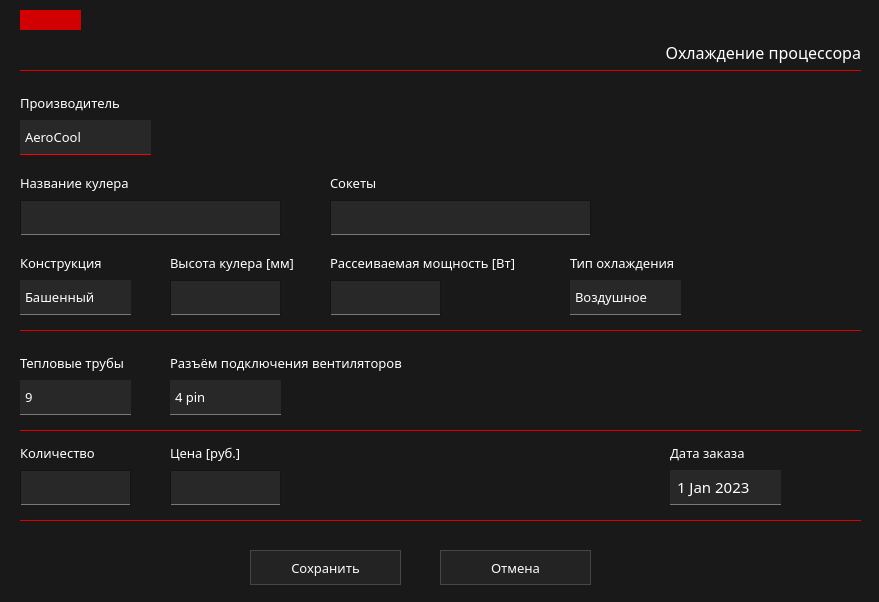
<?xml version="1.0" encoding="UTF-8"?>
<ui version="4.0">
 <class>addChCoolWidg</class>
 <widget class="QWidget" name="addChCoolWidg">
  <property name="geometry">
   <rect>
    <x>0</x>
    <y>0</y>
    <width>879</width>
    <height>602</height>
   </rect>
  </property>
  <property name="windowTitle">
   <string>Form</string>
  </property>
  <property name="windowIcon">
   <iconset>
    <normaloff>../../images/win_add_icon.png</normaloff>../../images/win_add_icon.png</iconset>
  </property>
  <property name="styleSheet">
   <string notr="true">QWidget
{
    background: rgb(25, 25, 25);
	color: white;
}
</string>
  </property>
  <widget class="QLabel" name="lbConnect">
   <property name="geometry">
    <rect>
     <x>170</x>
     <y>350</y>
     <width>271</width>
     <height>25</height>
    </rect>
   </property>
   <property name="font">
    <font>
     <family>Montserrat SemiBold</family>
     <pointsize>10</pointsize>
    </font>
   </property>
   <property name="styleSheet">
    <string notr="true">border:0px;</string>
   </property>
   <property name="text">
    <string>Разъём подключения вентиляторов</string>
   </property>
  </widget>
  <widget class="QPushButton" name="btnSave">
   <property name="geometry">
    <rect>
     <x>250</x>
     <y>550</y>
     <width>151</width>
     <height>35</height>
    </rect>
   </property>
   <property name="font">
    <font>
     <family>Montserrat Medium</family>
     <pointsize>10</pointsize>
    </font>
   </property>
   <property name="styleSheet">
    <string notr="true">QPushButton{
	border:1px solid rgb(70,70,70);
	background-color: rgb(35,35,35);
	color: #fffafa;
}

QPushButton::hover
{
	border:1px;
	background-color: rgb(60,60,60);
	border-bottom: 1px solid rgb(0, 255, 8);
}
</string>
   </property>
   <property name="text">
    <string>Сохранить</string>
   </property>
  </widget>
  <widget class="QLineEdit" name="lePrice">
   <property name="geometry">
    <rect>
     <x>170</x>
     <y>470</y>
     <width>111</width>
     <height>35</height>
    </rect>
   </property>
   <property name="font">
    <font>
     <family>Montserrat Medium</family>
     <pointsize>10</pointsize>
    </font>
   </property>
   <property name="styleSheet">
    <string notr="true">QLineEdit{
	padding-left: 5px;
	border: 1px solid rgb(20,20,20);
	background-color: rgb(40,40,40);
	border-bottom: 1px solid  rgb(120,120,120);
	selection-background-color: rgb(105, 0, 0);
}

QLineEdit:hover{
	background-color: rgb(55,55,55);
	border-bottom: 1px solid  red;
}</string>
   </property>
   <property name="inputMask">
    <string/>
   </property>
  </widget>
  <widget class="QLabel" name="lbComplect">
   <property name="geometry">
    <rect>
     <x>640</x>
     <y>40</y>
     <width>221</width>
     <height>25</height>
    </rect>
   </property>
   <property name="font">
    <font>
     <family>Montserrat SemiBold</family>
     <pointsize>12</pointsize>
    </font>
   </property>
   <property name="styleSheet">
    <string notr="true">border:0px;</string>
   </property>
   <property name="text">
    <string>Охлаждение процессора</string>
   </property>
   <property name="alignment">
    <set>Qt::AlignRight|Qt::AlignTrailing|Qt::AlignVCenter</set>
   </property>
  </widget>
  <widget class="Line" name="line_2">
   <property name="geometry">
    <rect>
     <x>20</x>
     <y>330</y>
     <width>841</width>
     <height>20</height>
    </rect>
   </property>
   <property name="styleSheet">
    <string notr="true">border:0px;
border-top: 1px solid rgb(220, 0, 0);</string>
   </property>
   <property name="orientation">
    <enum>Qt::Horizontal</enum>
   </property>
  </widget>
  <widget class="Line" name="rectangle">
   <property name="geometry">
    <rect>
     <x>20</x>
     <y>10</y>
     <width>61</width>
     <height>20</height>
    </rect>
   </property>
   <property name="styleSheet">
    <string notr="true">background-color: rgb(210, 0, 0);
border: 1px solid rgb(210, 0, 0);</string>
   </property>
   <property name="orientation">
    <enum>Qt::Horizontal</enum>
   </property>
  </widget>
  <widget class="QComboBox" name="cbConnect">
   <property name="geometry">
    <rect>
     <x>170</x>
     <y>380</y>
     <width>111</width>
     <height>35</height>
    </rect>
   </property>
   <property name="font">
    <font>
     <family>Montserrat Medium</family>
     <pointsize>10</pointsize>
    </font>
   </property>
   <property name="styleSheet">
    <string notr="true">QComboBox{
	background-color: rgb(40,40,40);
	border: 1px;
	border-bottom: 1px solid rgb(120,120,120);
	padding-left: 5px;
	selection-background-color: rgb(105, 0, 0);
}

QComboBox QListView{
	border: 1px solid red;
	padding-left: 5px;
	selection-background-color: rgb(105, 0, 0);
}

QComboBox:hover{
	background-color: rgb(55,55,55);
	border-bottom: 1px solid red;
}

QComboBox::down-arrow:hover {
border-image: url(&quot;E:/pcconf/images/down-arrow.png&quot;);
width: 17px;
height: 17px;
margin-right: 5px;
}

QComboBox::drop-down{
border: 0px;
}

QComboBox::down-arrow {
border-image: url(&quot;E:/pcconf/images/down-arrow-gray.png&quot;);
width: 17px;
height: 17px;
margin-right: 5px;
}

QComboBox::down-arrow:on {
	border-image: url(&quot;E:/pcconf/images/up-arrow.png&quot;);
	width: 17px;
	height: 17px;
	margin-right: 5px;
}

QComboBox:on{
border: 2px solid rgb(100,0,0);
}

QComboBox QAbstractItemView {
	background: rgb(250, 250, 250);
	border-width: 1px;
	border-style: solid;
	border-color: rgb(235, 235, 235);
	selection-background-color: rgb(240, 240, 240);
	selection-color: rgb(25, 25, 25);
}
</string>
   </property>
   <property name="editable">
    <bool>false</bool>
   </property>
   <property name="iconSize">
    <size>
     <width>20</width>
     <height>20</height>
    </size>
   </property>
   <property name="duplicatesEnabled">
    <bool>false</bool>
   </property>
   <property name="frame">
    <bool>false</bool>
   </property>
   <property name="modelColumn">
    <number>0</number>
   </property>
   <item>
    <property name="text">
     <string>4 pin</string>
    </property>
   </item>
   <item>
    <property name="text">
     <string>4 pin x2</string>
    </property>
   </item>
   <item>
    <property name="text">
     <string>3 pin</string>
    </property>
   </item>
   <item>
    <property name="text">
     <string>нет</string>
    </property>
   </item>
  </widget>
  <widget class="QLineEdit" name="leDisperse">
   <property name="geometry">
    <rect>
     <x>330</x>
     <y>280</y>
     <width>111</width>
     <height>35</height>
    </rect>
   </property>
   <property name="font">
    <font>
     <family>Montserrat Medium</family>
     <pointsize>10</pointsize>
    </font>
   </property>
   <property name="styleSheet">
    <string notr="true">QLineEdit{
	padding-left: 5px;
	border: 1px solid rgb(20,20,20);
	background-color: rgb(40,40,40);
	border-bottom: 1px solid  rgb(120,120,120);
	selection-background-color: rgb(105, 0, 0);
}

QLineEdit:hover{
	background-color: rgb(55,55,55);
	border-bottom: 1px solid  red;
}</string>
   </property>
   <property name="inputMask">
    <string/>
   </property>
  </widget>
  <widget class="QLineEdit" name="leFullName">
   <property name="geometry">
    <rect>
     <x>20</x>
     <y>200</y>
     <width>261</width>
     <height>35</height>
    </rect>
   </property>
   <property name="font">
    <font>
     <family>Montserrat Medium</family>
     <pointsize>10</pointsize>
    </font>
   </property>
   <property name="styleSheet">
    <string notr="true">QLineEdit{
	padding-left: 5px;
	border: 1px solid rgb(20,20,20);
	background-color: rgb(40,40,40);
	border-bottom: 1px solid  rgb(120,120,120);
	selection-background-color: rgb(105, 0, 0);
}

QLineEdit:hover{
	background-color: rgb(55,55,55);
	border-bottom: 1px solid  red;
}</string>
   </property>
  </widget>
  <widget class="QComboBox" name="cbProizv">
   <property name="geometry">
    <rect>
     <x>20</x>
     <y>120</y>
     <width>131</width>
     <height>35</height>
    </rect>
   </property>
   <property name="font">
    <font>
     <family>Montserrat Medium</family>
     <pointsize>10</pointsize>
    </font>
   </property>
   <property name="styleSheet">
    <string notr="true">QComboBox{
	background-color: rgb(40,40,40);
	border: 1px;
	border-bottom: 1px solid red;
	padding-left: 5px;
	selection-background-color: rgb(105, 0, 0);
}

QComboBox QListView{
	border: 1px solid red;
	padding-left: 5px;
	selection-background-color: rgb(105, 0, 0);
}

QComboBox:hover{
	background-color: rgb(55,55,55);
}

QComboBox::drop-down{
border: 0px;
}

QComboBox::down-arrow {
border-image: url(&quot;E:/pcconf/images/down-arrow.png&quot;);
width: 17px;
height: 17px;
margin-right: 5px;
}

QComboBox::down-arrow:on {
	border-image: url(&quot;E:/pcconf/images/up-arrow.png&quot;);
	width: 17px;
	height: 17px;
	margin-right: 5px;
}

QComboBox:on{
border: 2px solid rgb(100,0,0);
}

QComboBox QAbstractItemView {
	background: rgb(250, 250, 250);
	border-width: 1px;
	border-style: solid;
	border-color: rgb(235, 235, 235);
	selection-background-color: rgb(240, 240, 240);
	selection-color: rgb(25, 25, 25);
}
</string>
   </property>
   <property name="editable">
    <bool>false</bool>
   </property>
   <property name="iconSize">
    <size>
     <width>20</width>
     <height>20</height>
    </size>
   </property>
   <property name="duplicatesEnabled">
    <bool>false</bool>
   </property>
   <property name="frame">
    <bool>false</bool>
   </property>
   <property name="modelColumn">
    <number>0</number>
   </property>
   <item>
    <property name="text">
     <string>AeroCool</string>
    </property>
   </item>
   <item>
    <property name="text">
     <string>DEEPCOOL</string>
    </property>
   </item>
  </widget>
  <widget class="QLabel" name="lbProcProizv">
   <property name="geometry">
    <rect>
     <x>20</x>
     <y>90</y>
     <width>111</width>
     <height>25</height>
    </rect>
   </property>
   <property name="font">
    <font>
     <family>Montserrat SemiBold</family>
     <pointsize>10</pointsize>
    </font>
   </property>
   <property name="styleSheet">
    <string notr="true">border:0px;</string>
   </property>
   <property name="text">
    <string>Производитель</string>
   </property>
  </widget>
  <widget class="QLabel" name="lbFullName">
   <property name="geometry">
    <rect>
     <x>20</x>
     <y>170</y>
     <width>231</width>
     <height>25</height>
    </rect>
   </property>
   <property name="font">
    <font>
     <family>Montserrat SemiBold</family>
     <pointsize>10</pointsize>
    </font>
   </property>
   <property name="styleSheet">
    <string notr="true"/>
   </property>
   <property name="text">
    <string>Название кулера</string>
   </property>
  </widget>
  <widget class="QLabel" name="lbSocket">
   <property name="geometry">
    <rect>
     <x>330</x>
     <y>170</y>
     <width>71</width>
     <height>25</height>
    </rect>
   </property>
   <property name="font">
    <font>
     <family>Montserrat SemiBold</family>
     <pointsize>10</pointsize>
    </font>
   </property>
   <property name="styleSheet">
    <string notr="true">border:0px;</string>
   </property>
   <property name="text">
    <string>Сокеты</string>
   </property>
  </widget>
  <widget class="QLabel" name="lbPipe">
   <property name="geometry">
    <rect>
     <x>20</x>
     <y>350</y>
     <width>131</width>
     <height>25</height>
    </rect>
   </property>
   <property name="font">
    <font>
     <family>Montserrat SemiBold</family>
     <pointsize>10</pointsize>
    </font>
   </property>
   <property name="styleSheet">
    <string notr="true">border:0px;</string>
   </property>
   <property name="text">
    <string>Тепловые трубы</string>
   </property>
  </widget>
  <widget class="QLineEdit" name="leSocket">
   <property name="geometry">
    <rect>
     <x>330</x>
     <y>200</y>
     <width>261</width>
     <height>35</height>
    </rect>
   </property>
   <property name="font">
    <font>
     <family>Montserrat Medium</family>
     <pointsize>10</pointsize>
    </font>
   </property>
   <property name="styleSheet">
    <string notr="true">QLineEdit{
	padding-left: 5px;
	border: 1px solid rgb(20,20,20);
	background-color: rgb(40,40,40);
	border-bottom: 1px solid  rgb(120,120,120);
	selection-background-color: rgb(105, 0, 0);
}

QLineEdit:hover{
	background-color: rgb(55,55,55);
	border-bottom: 1px solid  red;
}</string>
   </property>
  </widget>
  <widget class="QLabel" name="lbHeight">
   <property name="geometry">
    <rect>
     <x>170</x>
     <y>250</y>
     <width>151</width>
     <height>25</height>
    </rect>
   </property>
   <property name="font">
    <font>
     <family>Montserrat SemiBold</family>
     <pointsize>10</pointsize>
    </font>
   </property>
   <property name="styleSheet">
    <string notr="true">border:0px;</string>
   </property>
   <property name="text">
    <string>Высота кулера [мм]</string>
   </property>
  </widget>
  <widget class="QLabel" name="lbPrice">
   <property name="geometry">
    <rect>
     <x>170</x>
     <y>440</y>
     <width>111</width>
     <height>25</height>
    </rect>
   </property>
   <property name="font">
    <font>
     <family>Montserrat SemiBold</family>
     <pointsize>10</pointsize>
    </font>
   </property>
   <property name="styleSheet">
    <string notr="true">border:0px;</string>
   </property>
   <property name="text">
    <string>Цена [руб.]</string>
   </property>
  </widget>
  <widget class="QLabel" name="lbDisperse">
   <property name="geometry">
    <rect>
     <x>330</x>
     <y>250</y>
     <width>221</width>
     <height>25</height>
    </rect>
   </property>
   <property name="font">
    <font>
     <family>Montserrat SemiBold</family>
     <pointsize>10</pointsize>
    </font>
   </property>
   <property name="styleSheet">
    <string notr="true">border:0px;</string>
   </property>
   <property name="text">
    <string>Рассеиваемая мощность [Вт]</string>
   </property>
  </widget>
  <widget class="QPushButton" name="btnCancel">
   <property name="geometry">
    <rect>
     <x>440</x>
     <y>550</y>
     <width>151</width>
     <height>35</height>
    </rect>
   </property>
   <property name="font">
    <font>
     <family>Montserrat Medium</family>
     <pointsize>10</pointsize>
    </font>
   </property>
   <property name="styleSheet">
    <string notr="true">QPushButton{
	border:1px solid rgb(70,70,70);
	background-color: rgb(35,35,35);
	color: #fffafa;
}

QPushButton::hover
{
	border:1px;
	background-color: rgb(60,60,60);
	border-color: rgb(40,40,40);
	border-bottom: 1px solid  red;
	color: red;
}
</string>
   </property>
   <property name="text">
    <string>Отмена</string>
   </property>
   <property name="autoDefault">
    <bool>false</bool>
   </property>
   <property name="default">
    <bool>false</bool>
   </property>
   <property name="flat">
    <bool>false</bool>
   </property>
  </widget>
  <widget class="QDateEdit" name="dateEdit">
   <property name="geometry">
    <rect>
     <x>670</x>
     <y>470</y>
     <width>111</width>
     <height>35</height>
    </rect>
   </property>
   <property name="font">
    <font>
     <family>Montserrat Medium</family>
     <pointsize>11</pointsize>
    </font>
   </property>
   <property name="styleSheet">
    <string notr="true">QDateEdit{
	background-color: rgb(40,40,40);
	border: 1px;
	border-bottom: 1px solid rgb(120,120,120);
	padding-left: 5px;
}
QDateEdit:hover{
	background-color: rgb(55,55,55);
	border-bottom: 1px solid red;
}
QDateEdit::drop-down{
	border: 0px;
}

QDateEdit::down-arrow {
	border-image: url(&quot;E:/pcconf/images/down-arrow-gray.png&quot;);
	width: 17px;
	height: 17px;
	margin-right: 5px;
}

QDateEdit::down-arrow:on {
	border-image: url(&quot;E:/pcconf/images/up-arrow-gray.png&quot;);
	width: 17px;
	height: 17px;
	margin-right: 5px;
	border: 2px solid rgb(100,0,0)
}

QDateEdit:on{
	border: 2px solid rgb(100,0,0);
}

QDateEdit::up-arrow {
	border-image: url(&quot;E:/pcconf/images/up-arrow-gray.png&quot;);
	width: 17px;
	height: 17px;
	margin-right: 5px;
}

QCalendarWidget QWidget#qt_calendar_navigationbar { background-color: rgb(40,40,40); }
QCalendarWidget QToolButton {
    background: transparent;
	border: none;
	width: 70px;
	height: 25px;
	color: rgb(220,220,220);
	font-size: 14px;
	icon-size: 30px, 30px;
}

QToolButton#qt_calendar_prevmonth {
    background: rgb(45,45,45);
    border: none;
    width: 30px;
	height: 25px;
    qproperty-icon:  url(&quot;E:/pcconf/images/left-arrow.png&quot;);
	icon-size: 20px, 20px;
	border-bottom: 1px solid red;
}
QToolButton#qt_calendar_nextmonth {
    background: rgb(35,35,35);
    border: none;
    width: 30px;
	height: 25px;
    qproperty-icon:  url(&quot;E:/pcconf/images/right-arrow.png&quot;);
	icon-size: 20px, 20px;
	border-bottom: 1px solid red;
}

QCalendarWidget QMenu {
	width: 100px;
	left: 10px;
	color: white;
	font-size: 14px;
	background-color: rgb(80, 80, 80);
	selection-color: rgb(220,0,0);
}

QCalendarWidget QSpinBox { 
	width: 45px; 
	font-size:14px; 
	color: white; 
    background: transparent;
	selection-background-color: rgb(105, 0, 0);
	selection-color: rgb(255, 255, 255);
}
QCalendarWidget QSpinBox::up-button { subcontrol-origin: border;  subcontrol-position: top right;  width:15px; height: 15px; border:1px solid rgb(30,30,30); }
QCalendarWidget QSpinBox::down-button { subcontrol-origin: border; subcontrol-position: bottom right;  width:15px;  height: 15px; border:1px solid rgb(30,30,30);}
QCalendarWidget QSpinBox::up-arrow { border-image: url(&quot;E:/pcconf/images/up-arrow.png&quot;); }
QCalendarWidget QSpinBox::down-arrow { border-image: url(&quot;E:/pcconf/images/down-arrow.png&quot;);}
 
/* header row */
QCalendarWidget QWidget { alternate-background-color: rgb(50, 50, 50);  border-bottom: 1px solid red; }
 
/* normal days */
QCalendarWidget QAbstractItemView:enabled 
{
	font-size:12px;  
	color: rgb(180, 180, 180);  
	background-color: rgb(15, 15, 15);  
	selection-background-color: rgb(64, 64, 64); 
	selection-color: rgb(0, 255, 0); 
	selection-border-color: red;
	height: 30px;
}
 
/* days in other months */
QCalendarWidget QAbstractItemView:disabled { color: rgb(80, 80, 80); }</string>
   </property>
   <property name="showGroupSeparator" stdset="0">
    <bool>true</bool>
   </property>
   <property name="minimumDateTime">
    <datetime>
     <hour>0</hour>
     <minute>0</minute>
     <second>0</second>
     <year>2023</year>
     <month>1</month>
     <day>1</day>
    </datetime>
   </property>
   <property name="maximumDate">
    <date>
     <year>2030</year>
     <month>12</month>
     <day>31</day>
    </date>
   </property>
   <property name="calendarPopup">
    <bool>true</bool>
   </property>
   <property name="date">
    <date>
     <year>2023</year>
     <month>1</month>
     <day>1</day>
    </date>
   </property>
  </widget>
  <widget class="Line" name="line_3">
   <property name="geometry">
    <rect>
     <x>20</x>
     <y>430</y>
     <width>841</width>
     <height>20</height>
    </rect>
   </property>
   <property name="styleSheet">
    <string notr="true">border:0px;
border-top: 1px solid rgb(220, 0, 0);</string>
   </property>
   <property name="orientation">
    <enum>Qt::Horizontal</enum>
   </property>
  </widget>
  <widget class="Line" name="line">
   <property name="geometry">
    <rect>
     <x>20</x>
     <y>70</y>
     <width>841</width>
     <height>20</height>
    </rect>
   </property>
   <property name="styleSheet">
    <string notr="true">border:0px;
border-top: 1px solid rgb(220, 0, 0);</string>
   </property>
   <property name="orientation">
    <enum>Qt::Horizontal</enum>
   </property>
  </widget>
  <widget class="QComboBox" name="cbPipe">
   <property name="geometry">
    <rect>
     <x>20</x>
     <y>380</y>
     <width>111</width>
     <height>35</height>
    </rect>
   </property>
   <property name="font">
    <font>
     <family>Montserrat Medium</family>
     <pointsize>10</pointsize>
    </font>
   </property>
   <property name="styleSheet">
    <string notr="true">QComboBox{
	background-color: rgb(40,40,40);
	border: 1px;
	border-bottom: 1px solid rgb(120,120,120);
	padding-left: 5px;
	selection-background-color: rgb(105, 0, 0);
}

QComboBox QListView{
	border: 1px solid red;
	padding-left: 5px;
	selection-background-color: rgb(105, 0, 0);
}

QComboBox:hover{
	background-color: rgb(55,55,55);
	border-bottom: 1px solid red;
}

QComboBox::down-arrow:hover {
border-image: url(&quot;E:/pcconf/images/down-arrow.png&quot;);
width: 17px;
height: 17px;
margin-right: 5px;
}

QComboBox::drop-down{
border: 0px;
}

QComboBox::down-arrow {
border-image: url(&quot;E:/pcconf/images/down-arrow-gray.png&quot;);
width: 17px;
height: 17px;
margin-right: 5px;
}

QComboBox::down-arrow:on {
	border-image: url(&quot;E:/pcconf/images/up-arrow.png&quot;);
	width: 17px;
	height: 17px;
	margin-right: 5px;
}

QComboBox:on{
border: 2px solid rgb(100,0,0);
}

QComboBox QAbstractItemView {
	background: rgb(250, 250, 250);
	border-width: 1px;
	border-style: solid;
	border-color: rgb(235, 235, 235);
	selection-background-color: rgb(240, 240, 240);
	selection-color: rgb(25, 25, 25);
}
</string>
   </property>
   <property name="editable">
    <bool>false</bool>
   </property>
   <property name="iconSize">
    <size>
     <width>20</width>
     <height>20</height>
    </size>
   </property>
   <property name="duplicatesEnabled">
    <bool>false</bool>
   </property>
   <property name="frame">
    <bool>false</bool>
   </property>
   <property name="modelColumn">
    <number>0</number>
   </property>
   <item>
    <property name="text">
     <string>9</string>
    </property>
   </item>
   <item>
    <property name="text">
     <string>8</string>
    </property>
   </item>
   <item>
    <property name="text">
     <string>7</string>
    </property>
   </item>
   <item>
    <property name="text">
     <string>6</string>
    </property>
   </item>
   <item>
    <property name="text">
     <string>5</string>
    </property>
   </item>
   <item>
    <property name="text">
     <string>4</string>
    </property>
   </item>
   <item>
    <property name="text">
     <string>3</string>
    </property>
   </item>
   <item>
    <property name="text">
     <string>2</string>
    </property>
   </item>
   <item>
    <property name="text">
     <string>1</string>
    </property>
   </item>
   <item>
    <property name="text">
     <string>0</string>
    </property>
   </item>
  </widget>
  <widget class="QLineEdit" name="leKol">
   <property name="geometry">
    <rect>
     <x>20</x>
     <y>470</y>
     <width>111</width>
     <height>35</height>
    </rect>
   </property>
   <property name="font">
    <font>
     <family>Montserrat Medium</family>
     <pointsize>10</pointsize>
    </font>
   </property>
   <property name="styleSheet">
    <string notr="true">QLineEdit{
	padding-left: 5px;
	border: 1px solid rgb(20,20,20);
	background-color: rgb(40,40,40);
	border-bottom: 1px solid  rgb(120,120,120);
	selection-background-color: rgb(105, 0, 0);
}

QLineEdit:hover{
	background-color: rgb(55,55,55);
	border-bottom: 1px solid  red;
}</string>
   </property>
   <property name="inputMask">
    <string/>
   </property>
  </widget>
  <widget class="Line" name="line_4">
   <property name="geometry">
    <rect>
     <x>20</x>
     <y>520</y>
     <width>841</width>
     <height>20</height>
    </rect>
   </property>
   <property name="styleSheet">
    <string notr="true">border:0px;
border-top: 1px solid rgb(220, 0, 0);</string>
   </property>
   <property name="orientation">
    <enum>Qt::Horizontal</enum>
   </property>
  </widget>
  <widget class="QLabel" name="lbDate">
   <property name="geometry">
    <rect>
     <x>670</x>
     <y>440</y>
     <width>111</width>
     <height>25</height>
    </rect>
   </property>
   <property name="font">
    <font>
     <family>Montserrat SemiBold</family>
     <pointsize>10</pointsize>
    </font>
   </property>
   <property name="styleSheet">
    <string notr="true">border:0px;</string>
   </property>
   <property name="text">
    <string>Дата заказа</string>
   </property>
  </widget>
  <widget class="QLabel" name="lbKol">
   <property name="geometry">
    <rect>
     <x>20</x>
     <y>440</y>
     <width>111</width>
     <height>25</height>
    </rect>
   </property>
   <property name="font">
    <font>
     <family>Montserrat SemiBold</family>
     <pointsize>10</pointsize>
    </font>
   </property>
   <property name="styleSheet">
    <string notr="true">border:0px;</string>
   </property>
   <property name="text">
    <string>Количество</string>
   </property>
  </widget>
  <widget class="QLineEdit" name="leHeight">
   <property name="geometry">
    <rect>
     <x>170</x>
     <y>280</y>
     <width>111</width>
     <height>35</height>
    </rect>
   </property>
   <property name="font">
    <font>
     <family>Montserrat Medium</family>
     <pointsize>10</pointsize>
    </font>
   </property>
   <property name="styleSheet">
    <string notr="true">QLineEdit{
	padding-left: 5px;
	border: 1px solid rgb(20,20,20);
	background-color: rgb(40,40,40);
	border-bottom: 1px solid  rgb(120,120,120);
	selection-background-color: rgb(105, 0, 0);
}

QLineEdit:hover{
	background-color: rgb(55,55,55);
	border-bottom: 1px solid  red;
}</string>
   </property>
   <property name="inputMask">
    <string/>
   </property>
  </widget>
  <widget class="QLabel" name="lbConstruction">
   <property name="geometry">
    <rect>
     <x>20</x>
     <y>250</y>
     <width>121</width>
     <height>25</height>
    </rect>
   </property>
   <property name="font">
    <font>
     <family>Montserrat SemiBold</family>
     <pointsize>10</pointsize>
    </font>
   </property>
   <property name="styleSheet">
    <string notr="true">border:0px;</string>
   </property>
   <property name="text">
    <string>Конструкция</string>
   </property>
  </widget>
  <widget class="QComboBox" name="cbConstruction">
   <property name="geometry">
    <rect>
     <x>20</x>
     <y>280</y>
     <width>111</width>
     <height>35</height>
    </rect>
   </property>
   <property name="font">
    <font>
     <family>Montserrat Medium</family>
     <pointsize>10</pointsize>
    </font>
   </property>
   <property name="styleSheet">
    <string notr="true">QComboBox{
	background-color: rgb(40,40,40);
	border: 1px;
	border-bottom: 1px solid rgb(120,120,120);
	padding-left: 5px;
	selection-background-color: rgb(105, 0, 0);
}

QComboBox QListView{
	border: 1px solid red;
	padding-left: 5px;
	selection-background-color: rgb(105, 0, 0);
}

QComboBox:hover{
	background-color: rgb(55,55,55);
	border-bottom: 1px solid red;
}

QComboBox::down-arrow:hover {
border-image: url(&quot;E:/pcconf/images/down-arrow.png&quot;);
width: 17px;
height: 17px;
margin-right: 5px;
}

QComboBox::drop-down{
border: 0px;
}

QComboBox::down-arrow {
border-image: url(&quot;E:/pcconf/images/down-arrow-gray.png&quot;);
width: 17px;
height: 17px;
margin-right: 5px;
}

QComboBox::down-arrow:on {
	border-image: url(&quot;E:/pcconf/images/up-arrow.png&quot;);
	width: 17px;
	height: 17px;
	margin-right: 5px;
}

QComboBox:on{
border: 2px solid rgb(100,0,0);
}

QComboBox QAbstractItemView {
	background: rgb(250, 250, 250);
	border-width: 1px;
	border-style: solid;
	border-color: rgb(235, 235, 235);
	selection-background-color: rgb(240, 240, 240);
	selection-color: rgb(25, 25, 25);
}
</string>
   </property>
   <property name="editable">
    <bool>false</bool>
   </property>
   <property name="iconSize">
    <size>
     <width>20</width>
     <height>20</height>
    </size>
   </property>
   <property name="duplicatesEnabled">
    <bool>false</bool>
   </property>
   <property name="frame">
    <bool>false</bool>
   </property>
   <property name="modelColumn">
    <number>0</number>
   </property>
   <item>
    <property name="text">
     <string>Башенный</string>
    </property>
   </item>
   <item>
    <property name="text">
     <string>Горизонтальный</string>
    </property>
   </item>
   <item>
    <property name="text">
     <string>Смешанный</string>
    </property>
   </item>
  </widget>
  <widget class="QComboBox" name="cbType">
   <property name="geometry">
    <rect>
     <x>570</x>
     <y>280</y>
     <width>111</width>
     <height>35</height>
    </rect>
   </property>
   <property name="font">
    <font>
     <family>Montserrat Medium</family>
     <pointsize>10</pointsize>
    </font>
   </property>
   <property name="styleSheet">
    <string notr="true">QComboBox{
	background-color: rgb(40,40,40);
	border: 1px;
	border-bottom: 1px solid rgb(120,120,120);
	padding-left: 5px;
	selection-background-color: rgb(105, 0, 0);
}

QComboBox QListView{
	border: 1px solid red;
	padding-left: 5px;
	selection-background-color: rgb(105, 0, 0);
}

QComboBox:hover{
	background-color: rgb(55,55,55);
	border-bottom: 1px solid red;
}

QComboBox::down-arrow:hover {
border-image: url(&quot;E:/pcconf/images/down-arrow.png&quot;);
width: 17px;
height: 17px;
margin-right: 5px;
}

QComboBox::drop-down{
border: 0px;
}

QComboBox::down-arrow {
border-image: url(&quot;E:/pcconf/images/down-arrow-gray.png&quot;);
width: 17px;
height: 17px;
margin-right: 5px;
}

QComboBox::down-arrow:on {
	border-image: url(&quot;E:/pcconf/images/up-arrow.png&quot;);
	width: 17px;
	height: 17px;
	margin-right: 5px;
}

QComboBox:on{
border: 2px solid rgb(100,0,0);
}

QComboBox QAbstractItemView {
	background: rgb(250, 250, 250);
	border-width: 1px;
	border-style: solid;
	border-color: rgb(235, 235, 235);
	selection-background-color: rgb(240, 240, 240);
	selection-color: rgb(25, 25, 25);
}
</string>
   </property>
   <property name="editable">
    <bool>false</bool>
   </property>
   <property name="iconSize">
    <size>
     <width>20</width>
     <height>20</height>
    </size>
   </property>
   <property name="duplicatesEnabled">
    <bool>false</bool>
   </property>
   <property name="frame">
    <bool>false</bool>
   </property>
   <property name="modelColumn">
    <number>0</number>
   </property>
   <item>
    <property name="text">
     <string>Воздушное</string>
    </property>
   </item>
   <item>
    <property name="text">
     <string>Водяное</string>
    </property>
   </item>
  </widget>
  <widget class="QLabel" name="lbType">
   <property name="geometry">
    <rect>
     <x>570</x>
     <y>250</y>
     <width>131</width>
     <height>25</height>
    </rect>
   </property>
   <property name="font">
    <font>
     <family>Montserrat SemiBold</family>
     <pointsize>10</pointsize>
    </font>
   </property>
   <property name="styleSheet">
    <string notr="true">border:0px;</string>
   </property>
   <property name="text">
    <string>Тип охлаждения</string>
   </property>
  </widget>
  <zorder>line_3</zorder>
  <zorder>lbConnect</zorder>
  <zorder>btnSave</zorder>
  <zorder>lePrice</zorder>
  <zorder>lbComplect</zorder>
  <zorder>line_2</zorder>
  <zorder>rectangle</zorder>
  <zorder>cbConnect</zorder>
  <zorder>leDisperse</zorder>
  <zorder>leFullName</zorder>
  <zorder>cbProizv</zorder>
  <zorder>lbProcProizv</zorder>
  <zorder>lbFullName</zorder>
  <zorder>lbSocket</zorder>
  <zorder>lbPipe</zorder>
  <zorder>leSocket</zorder>
  <zorder>lbHeight</zorder>
  <zorder>lbDisperse</zorder>
  <zorder>btnCancel</zorder>
  <zorder>dateEdit</zorder>
  <zorder>line</zorder>
  <zorder>cbPipe</zorder>
  <zorder>leKol</zorder>
  <zorder>line_4</zorder>
  <zorder>lbDate</zorder>
  <zorder>lbKol</zorder>
  <zorder>leHeight</zorder>
  <zorder>lbPrice</zorder>
  <zorder>cbConstruction</zorder>
  <zorder>lbConstruction</zorder>
  <zorder>cbType</zorder>
  <zorder>lbType</zorder>
 </widget>
 <resources/>
 <connections>
  <connection>
   <sender>btnCancel</sender>
   <signal>clicked()</signal>
   <receiver>addChCoolWidg</receiver>
   <slot>close()</slot>
   <hints>
    <hint type="sourcelabel">
     <x>515</x>
     <y>567</y>
    </hint>
    <hint type="destinationlabel">
     <x>439</x>
     <y>300</y>
    </hint>
   </hints>
  </connection>
 </connections>
</ui>
